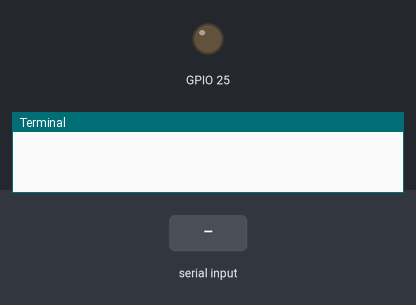
The program below on a simulated Raspberry Pi (BCM pin numbers). Parts: output pins drawn as LEDs (lit = HIGH), the last lines printed to the terminal. Inputs (shaded band) come from the test bench.

Above: at 1.2 s.
1.3 s: "5" typed at the terminal
At 2.3 s:
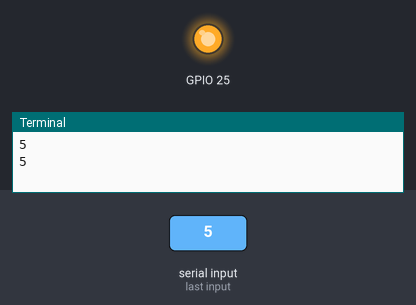
2.8 s: "90" typed at the terminal
At 3.5 s:
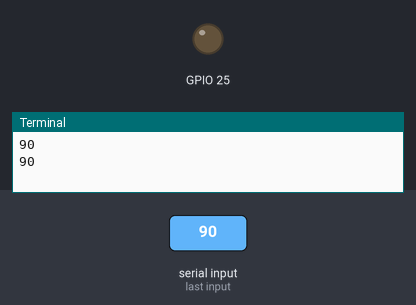
4.3 s: "1" typed at the terminal
At 4.6 s:
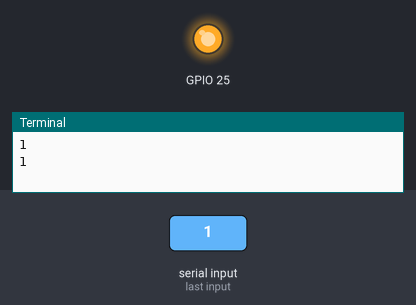
Timing chart, 0 to 7.3 s (numbered marks = the images above; inputs shaded):
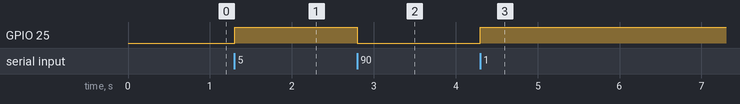

The program:

LedControl.py
```python
#File: LedControl.py
import RPi.GPIO as GPIO
import sys

GPIO.setmode(GPIO.BCM)
GPIO.setup(25,GPIO.OUT)

for line in sys.stdin:
   print(line)
   try:
	   v = float(line)
	   if v <= 10 :
	      GPIO.output(25,GPIO.HIGH)
	   else:
	      GPIO.output(25,GPIO.LOW)
   except:
  		print("LedControl | An exception occurred")	
```

Measured:
- after the input at 1.3 s, GPIO 25: LOW → HIGH at once
- after the input at 2.8 s, GPIO 25: HIGH → LOW at once
- after the input at 4.3 s, GPIO 25: LOW → HIGH at once
